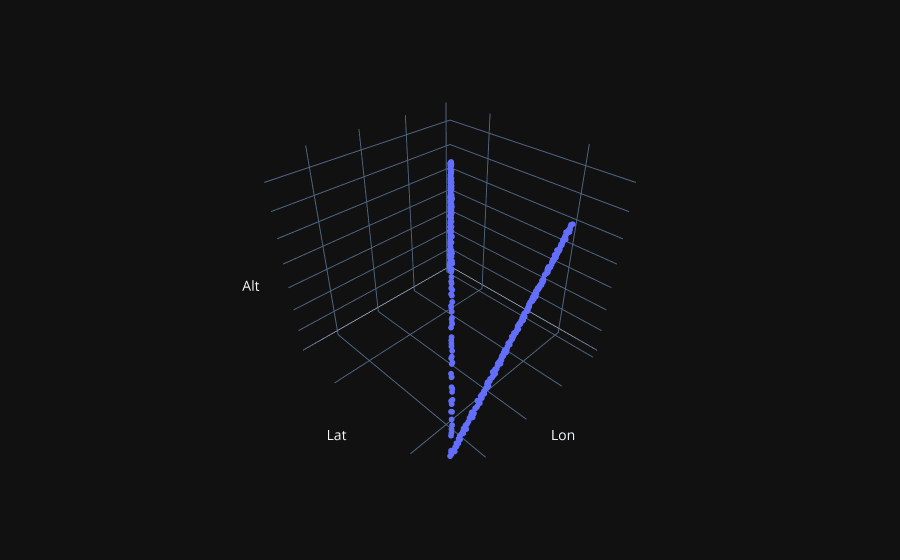

Notebook code for this chart:
### Code cell
fig = px.scatter_3d(plots, x='Lon', y='Lat', z='Alt', template='plotly_dark', labels=None)
fig = fig.update_traces(marker={'size': 2}).update_scenes(xaxis_showticklabels=False, yaxis_showticklabels=False, zaxis_showticklabels=False)
fig.show()

### Figure 1 — Plotly figure (JSON) as saved in the notebook; plotly's stock layout.template omitted (floating-point values rounded to 4 significant figures; data arrays with more than 128 entries replaced by an {"elided": "..."} marker saying what was removed)
{"data": [{"hovertemplate": "Lon=%{x}<br>Lat=%{y}<br>Alt=%{z}<extra></extra>", "legendgroup": "", "marker": {"color": "#636efa", "size": 2, "symbol": "circle"}, "mode": "markers", "name": "", "scene": "scene", "showlegend": false, "type": "scatter3d", "x": {"elided": "392 float values"}, "y": {"elided": "392 float values"}, "z": {"elided": "392 float values"}}], "layout": {"legend": {"tracegroupgap": 0}, "margin": {"t": 60}, "scene": {"domain": {"x": [0, 1], "y": [0, 1]}, "xaxis": {"showticklabels": false, "title": {"text": "Lon"}}, "yaxis": {"showticklabels": false, "title": {"text": "Lat"}}, "zaxis": {"showticklabels": false, "title": {"text": "Alt"}}}}}
